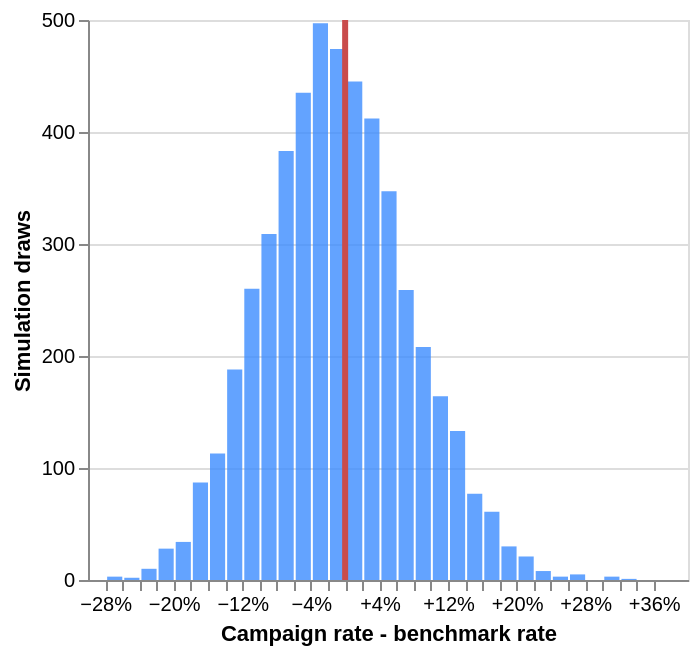

Notebook code cell kept with this figure:
### Code cell
lift_frame = pd.DataFrame({"favorable_lift": lift_draws})
lift_histogram = alt.Chart(lift_frame).mark_bar(color="#3D8DFF", opacity=0.8).encode(
    x=alt.X("favorable_lift:Q", bin=alt.Bin(maxbins=55), title="Campaign rate - benchmark rate", axis=alt.Axis(format="+.0%")),
    y=alt.Y("count():Q", title="Simulation draws"),
    tooltip=[alt.Tooltip("favorable_lift:Q", bin=True, format="+.2%"), "count():Q"],
)
zero_line = alt.Chart(pd.DataFrame({"zero": [0]})).mark_rule(
    color="#C94C4C", strokeWidth=3
).encode(x="zero:Q")
(lift_histogram + zero_line).properties(height=280)

### Figure 1 — Vega-Lite specification as saved in the notebook (floating-point values rounded to 4 significant figures; data arrays with more than 128 entries replaced by an {"elided": "..."} marker saying what was removed)
{"config": {"view": {"continuousWidth": 300, "continuousHeight": 300}}, "layer": [{"data": {"name": "data-3e617c1edc50a993d434033e683c298f"}, "mark": {"type": "bar", "color": "#3D8DFF", "opacity": 0.8}, "encoding": {"tooltip": [{"bin": true, "field": "favorable_lift", "format": "+.2%", "type": "quantitative"}, {"aggregate": "count", "type": "quantitative"}], "x": {"axis": {"format": "+.0%"}, "bin": {"maxbins": 55}, "field": "favorable_lift", "title": "Campaign rate - benchmark rate", "type": "quantitative"}, "y": {"aggregate": "count", "title": "Simulation draws", "type": "quantitative"}}}, {"data": {"name": "data-42990c68f268a11fa16682fcd3437a6f"}, "mark": {"type": "rule", "color": "#C94C4C", "strokeWidth": 3}, "encoding": {"x": {"field": "zero", "type": "quantitative"}}}], "height": 280, "$schema": "https://vega.github.io/schema/vega-lite/v5.20.1.json", "datasets": {"data-3e617c1edc50a993d434033e683c298f": {"elided": "5000 records"}, "data-42990c68f268a11fa16682fcd3437a6f": [{"zero": 0}]}}
